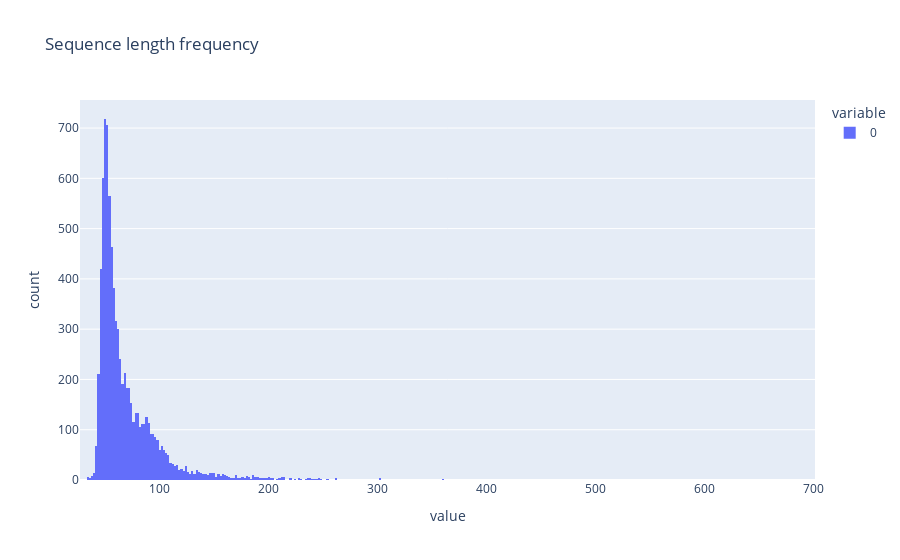

Notebook code cell kept with this figure:
### Markdown cell above
Entire dataset sequences lengths.

### Code cell
px.histogram(
    (
        df
        .groupby("sequence_id", observed=True)
        .size()
    ),
    title="Sequence length frequency",
)

### Figure 1 — Plotly figure (JSON) as saved in the notebook; plotly's stock layout.template omitted (floating-point values rounded to 4 significant figures; data arrays with more than 128 entries replaced by an {"elided": "..."} marker saying what was removed)
{"data": [{"bingroup": "x", "hovertemplate": "variable=0<br>value=%{x}<br>count=%{y}<extra></extra>", "legendgroup": "0", "marker": {"color": "#636efa", "pattern": {"shape": ""}}, "name": "0", "orientation": "v", "showlegend": true, "type": "histogram", "x": {"elided": "8151 int values"}, "xaxis": "x", "yaxis": "y"}], "layout": {"barmode": "relative", "legend": {"title": {"text": "variable"}, "tracegroupgap": 0}, "title": {"text": "Sequence length frequency"}, "xaxis": {"anchor": "y", "domain": [0, 1], "title": {"text": "value"}}, "yaxis": {"anchor": "x", "domain": [0, 1], "title": {"text": "count"}}}}
